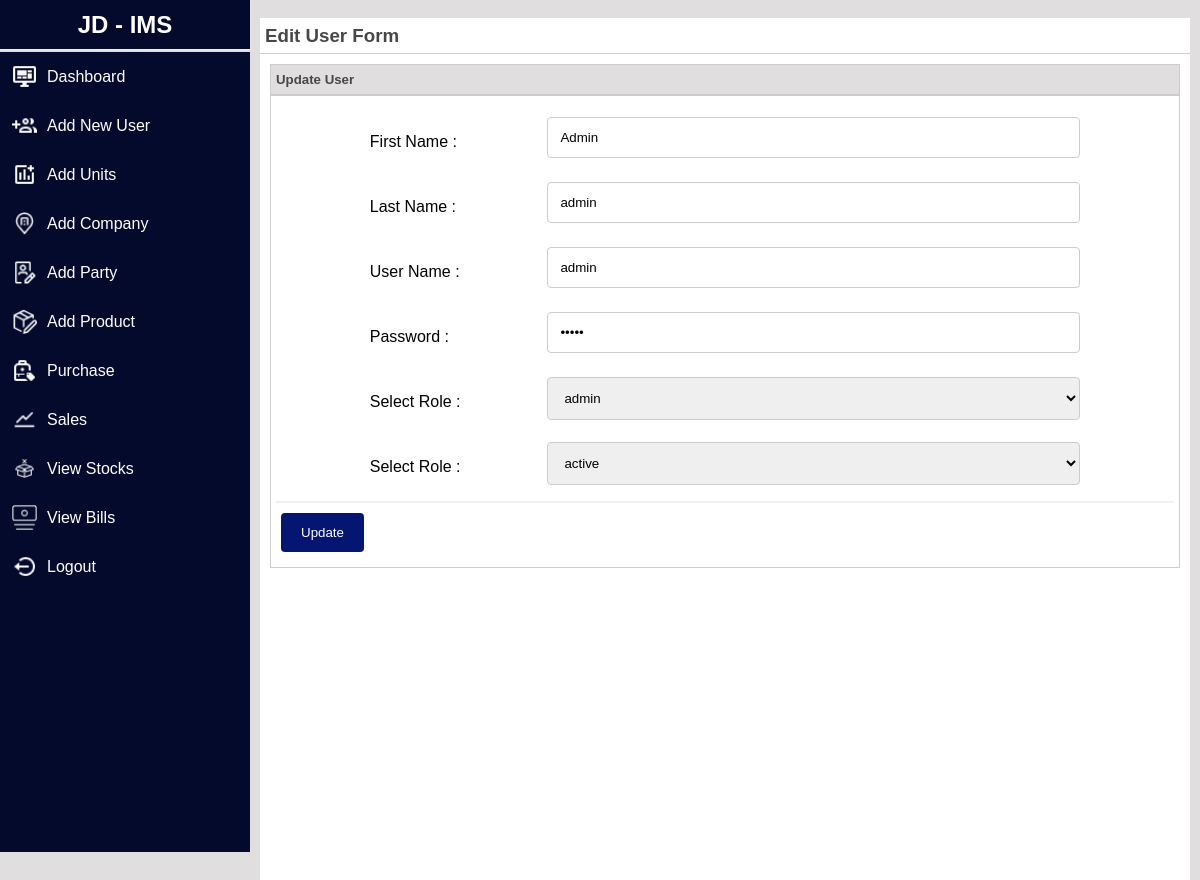
Page /jd_ims/admin/edit_user.php?id=12 (signed in) on the committed database.
### tables this page shows
CREATE TABLE `user_registration` (
  `id` int(5) NOT NULL,
  `firstname` varchar(50) NOT NULL,
  `lastname` varchar(50) NOT NULL,
  `username` varchar(50) NOT NULL,
  `password` varchar(50) NOT NULL,
  `role` varchar(10) NOT NULL,
  `status` varchar(10) NOT NULL
);

### jd_ims/admin/edit_user.php (the view, shortened to what this page needs)
<?php
include "base.php";
include "../user/connection.php";
$id=$_GET["id"];
$firstname="";
$lastname="";
$username="";
$password="";
$status="";
$role="";
$res=mysqli_query($link, "select * from user_registration where id=$id");
while($row=mysqli_fetch_array($res))
{
    $firstname=$row["firstname"];
    $lastname=$row["lastname"];
    $username=$row["username"];
    $password=$row["password"];
    $status=$row["status"];
    $role=$row["role"];
}
?>
<div class="container">
        <div id="content">
            <div id="content_header">
                <h3>Edit User Form</h3>
            </div>
            <div class="container-fluid">
                <div class="row-fluid" style="background-color: white; min-height: 1000px; padding:10px;">
                <div class="widget-box">
                <div class="widget-title">
                  <h5>Update User</h5>
                </div>
                <div class="widget-content">
                  <form name="form1" action="" method="post" class="form-horizontal">
                    <div class="control-group">
                      <div class="col-25">
                        <label class="control-label">First Name :</label>
                      </div>
                      <div class="controls col-75">
                        <input type="text" class="span11" placeholder="First name" name="firstname" value="<?php echo $firstname; ?>"/>
                      </div>
                    </div>
                    <div class="control-group">
                        <div class="col-25">
                            <label class="control-label">Last Name :</label>
                          </div>
                      <div class="controls col-75">
                        <input type="text" class="span11" placeholder="Last name" name="lastname" value="<?php echo $lastname; ?>"/>
                      </div>
                    </div>
                    <div class="control-group">
                        <div class="col-25">
                            <label class="control-label">User Name :</label>
                          </div>
                      <div class="controls col-75">
                        <input type="text" class="span11" placeholder="User Name" name="username" readonly value="<?php echo $username; ?>"/>
                      </div>
                    </div>
                    <div class="control-group">
                        <div class="col-25">
                        <label class="control-label">Password :</label>
                        </div>
                      <div class="controls col-75">
                        <input type="password"  class="span11" placeholder="Enter Password" name="password" value="<?php echo $password; ?>"/>
                      </div>
                    </div>
                    <div class="control-group">
                      <div class="col-25">
                        <label class="control-label">Select Role :</label></div>
                      <div class="controls col-75">
                        <select name="role" class="span11">
                            <option <?php if($role=="admin") {echo "selected";} ?>>admin</option>
                        </select>
                      </div>
                    </div>
                    <div class="control-group">
                      <div class="col-25">
                        <label class="control-label">Select Role :</label></div>
                      <div class="controls col-75">
                        <select name="status" class="span11">
                            <option <?php if($status=="active") {echo "selected";} ?>>active</option>
                        </select>
                      </div>
                    </div>
                    <hr>
                    <div class="form-actions">
                      <button type="submit" name="submit1" class="btn">Update</button>
                    </div>
                  </form>
                </div>
        </div>
    </div>
<?php
include "footer.php";
?>

### jd_ims/admin/style.css (style rules this page uses)
* { box-sizing: border-box; margin: 0; padding: 0; font-family: sans-serif; }
:root { --btn-color: #051572; --primary-color: #040a2c; --secondary-color: #ED1E26; --list-color: #39B54A; --dark-color: #000000; --light-color: #FFFFFF; --bg-color: #e0dede; --bg-hover: #f4f4f4; --text-color:#474747; --border-color:#ccc; }
body { background-color: var(--bg-color); }
hr { border: 1px solid #F1F1F1; }
.container { width: auto; text-align: justify; margin: 0px 0px 10px 250px; line-height: 25px; padding-left: 10px; padding-right: 10px; }
#content_header { background-color: var(--light-color); border-bottom: 1px solid var(--border-color); padding: 5px; }
#content_header h3, h5 { color: var(--text-color); }
.widget-title { padding: 2px 5px; background-color: var(--bg-color); border: 1px solid var(--border-color); }
.widget-content { border: 1px solid var(--border-color); padding: 5px; }
.control-group { display: flex; flex-direction: row; margin: 10px 5px; justify-content: center; }
.control-group-sales input, select { width: 100%; padding: 12px; border: 1px solid #ccc; border-radius: 4px; box-sizing: border-box; resize: vertical; }
.controls input, select, textarea { width: 100%; padding: 12px; border: 1px solid #ccc; border-radius: 4px; box-sizing: border-box; resize: vertical; }
.control-group label { padding: 12px 12px 12px 0; display: inline-block; }
.col-25 { float: left; width: 20%; margin-top: 6px; }
.col-75 { float: left; width: 60%; margin-top: 6px; }
.btn { background-color: var(--btn-color); color: white; padding: 12px 20px; border: none; border-radius: 4px; cursor: pointer; margin: 10px 5px; }

### rows in the picture
user_registration: firstname "Admin", lastname "admin", username "admin", role "admin", status "active"
